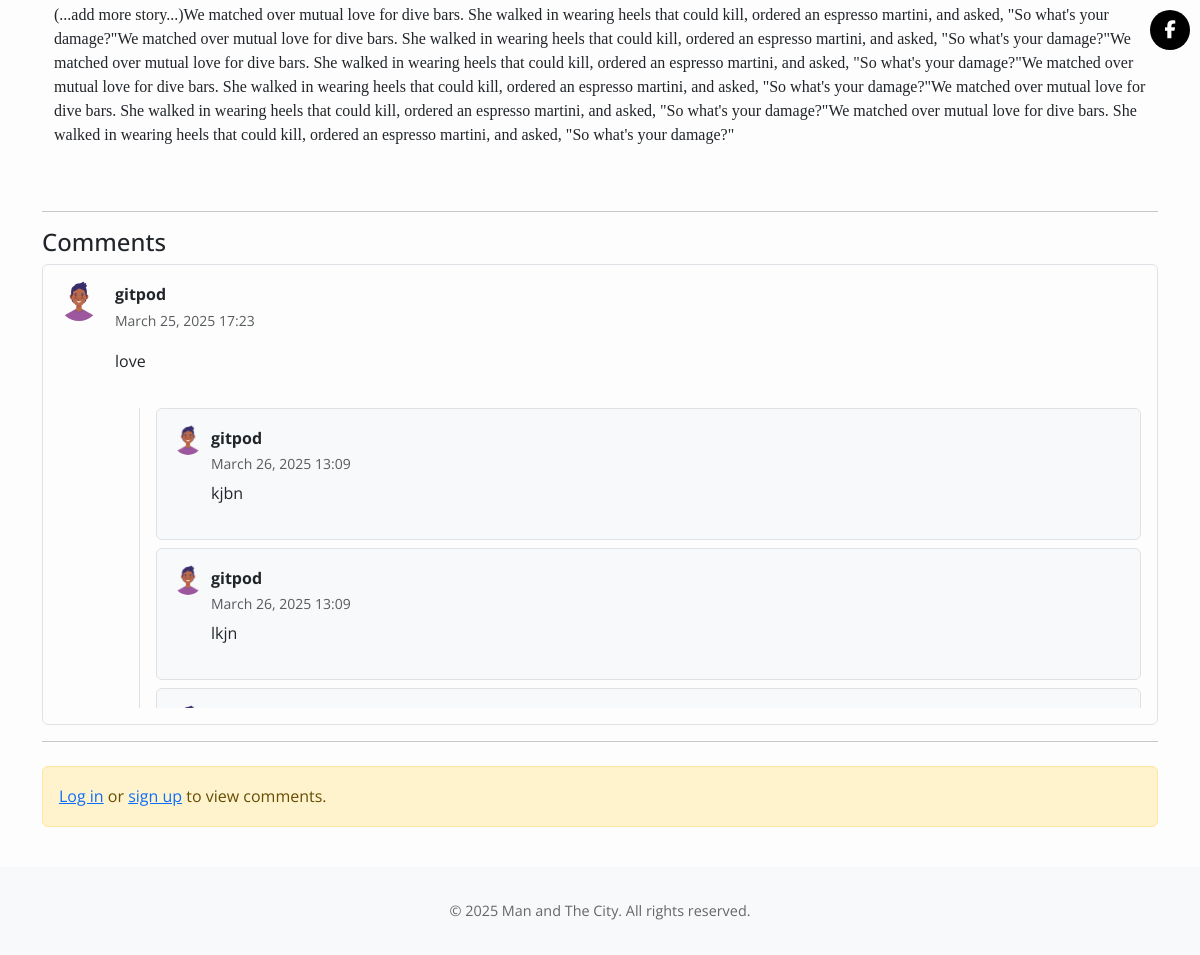
Before: /post/espresso-martini-girl/ (lower part) with the older database file.
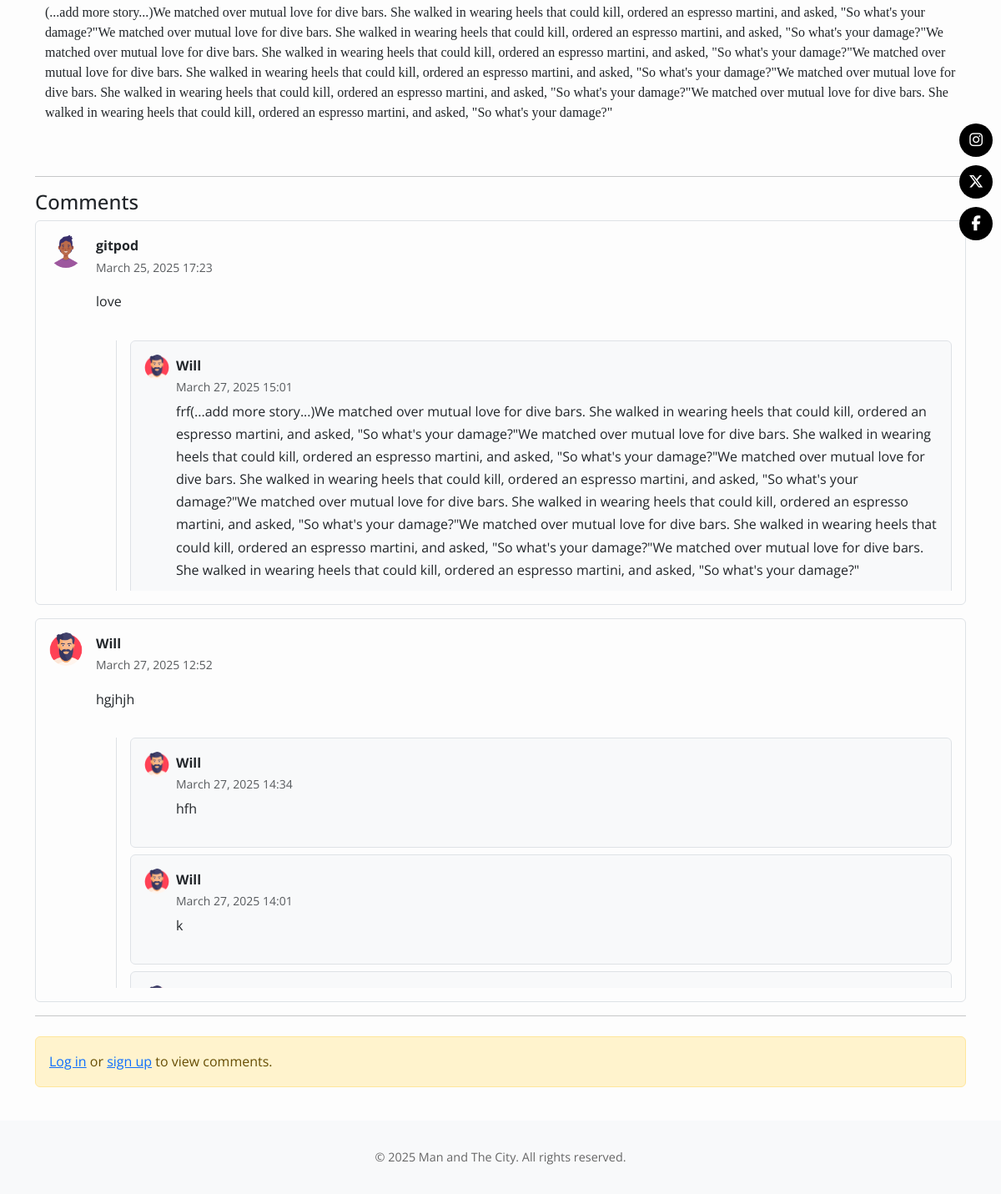
After: the same page with the newer database file.
### posts/models.py (models this page shows, shortened)
class Post(models.Model):
    CATEGORY_CHOICES = [
        ('date', 'Date Night'),
        ('ex', 'Ex Files'),
        ('fun', 'Love & Laughs'),
        ('intimate', 'The Intimate Edit'),
    ]
    title = models.CharField(max_length=200)
    slug = models.SlugField(unique=True)
    date = models.DateTimeField(default=timezone.now)
    category = models.CharField(max_length=20, choices=CATEGORY_CHOICES)
    intro = models.TextField(blank=True)
    content = RichTextUploadingField()
    is_premium = models.BooleanField(default=False)
    image = models.ImageField(upload_to='post_images/', blank=True, null=True)
    chemistry_rating = models.IntegerField(default=0)
    banter_rating = models.IntegerField(default=0)
    looks_rating = models.IntegerField(default=0)
    vibe_rating = models.IntegerField(default=0)

class Comment(models.Model):
    post = models.ForeignKey(Post, related_name='comments', on_delete=models.CASCADE)
    user = models.ForeignKey(User, on_delete=models.CASCADE)
    body = models.TextField()
    parent = models.ForeignKey('self', null=True, blank=True, related_name='replies', on_delete=models.CASCADE)
    created_at = models.DateTimeField(auto_now_add=True)

### user_accounts/models.py (models this page shows, shortened)
class Profile(models.Model):
    user = models.OneToOneField(User, on_delete=models.CASCADE)
    is_subscribed = models.BooleanField(default=False)
    avatar = models.CharField(max_length=100, default='avatar9.png')  # Avatar 9 is default

### posts/views.py (the view)
# urls.py: path('<slug:slug>/', views.post_detail, name='post_detail'),
def post_detail(request, slug):
    post = get_object_or_404(Post, slug=slug)
    top_level_comments = Comment.objects.filter(post=post, parent__isnull=True).select_related('user').prefetch_related(
        Prefetch('replies', queryset=Comment.objects.select_related('user').order_by('created_at'), to_attr='nested_replies')
    )
    is_subscribed = False
    if request.user.is_authenticated:
        is_subscribed = (
            hasattr(request.user, 'subscription') and
            request.user.subscription.is_active
        )
    if request.method == 'POST' and is_subscribed:
        form = CommentForm(request.POST)
        if form.is_valid():
            comment = form.save(commit=False)
            comment.post = post
            comment.user = request.user
            comment.save()
            return redirect('posts:post_detail', slug=slug)
    elif is_subscribed:
        form = CommentForm()
    else:
        form = None
    return render(request, 'posts/detail.html', {
        'post': post,
        'comments': top_level_comments,
        'form': form,
        'is_subscribed': is_subscribed,
    })

### posts/templates/posts/detail.html (shortened to what this page needs)
{% extends 'base.html' %}
{% load static %}
{% block content %}
<div class="container my-5">
  <div class="row">
    <div class="col">
      <div class="fs-5 post-content">
        {{ post.content|safe }}
      </div>
    </div>
  </div>
</div>
<hr>
<h4>Comments</h4>
{% for comment in comments %}
<div class="mb-3 p-3 border rounded">
  <div class="d-flex align-items-start">
    <img src="{% static 'avatars/'|add:comment.user.profile.avatar|default:'avatar9.png' %}" class="rounded-circle me-3" style="width: 40px; height: 40px;" alt="avatar">
    <div class="flex-grow-1">
      <strong>{{ comment.user.username }}</strong>
      <small class="text-muted d-block">{{ comment.created_at|date:"F j, Y H:i" }}</small>
      <p id="comment-text-{{ comment.id }}" class="mt-2">{{ comment.body|linebreaks }}</p>
      <div class="reply-section mt-3 ms-4 border-start ps-3">
        {% with replies=comment.replies.all %}
        {% if replies %}
        <div class="reply-scroll-box" style="max-height: 300px; overflow-y: auto;">
          {% for reply in replies reversed %}
          <div class="reply-box p-3 mb-2 border rounded bg-light">
            <div class="d-flex align-items-start">
              <img src="{% static 'avatars/'|add:reply.user.profile.avatar|default:'avatar9.png' %}" class="rounded-circle me-2" style="width: 30px; height: 30px;" alt="avatar">
              <div>
                <strong>{{ reply.user.username }}</strong>
                <small class="text-muted d-block">{{ reply.created_at|date:"F j, Y H:i" }}</small>
                <p class="mb-1" id="comment-text-{{ reply.id }}">{{ reply.body|linebreaks }}</p>
              </div>
            </div>
          </div>
          {% endfor %}
        </div>
        {% endif %}
        {% endwith %}
      </div>
    </div>
  </div>
</div>
{% empty %}
<p>No comments yet.</p>
{% endfor %}
<hr>
{% if request.user.is_authenticated and request.user.subscription.is_active %}
<form method="post">
  {% csrf_token %}
  {{ form.as_p }}
  <button type="submit" class="btn btn-dark btn-sm">Post Comment</button>
</form>
{% elif request.user.is_authenticated %}
<div class="alert alert-info mt-4">
  Want to join the conversation? <a href="{% url 'subscribe_tease' %}">Subscribe to comment.</a>
</div>
{% else %}
<div class="alert alert-warning mt-4">
  <a href="{% url 'account_login' %}">Log in</a> or <a href="{% url 'account_signup' %}">sign up</a> to view comments.
</div>
{% endif %}
<link rel="stylesheet" href="https://cdnjs.cloudflare.com/ajax/libs/font-awesome/6.5.0/css/all.min.css">
{% endblock %}

### templates/base.html (shortened to what this page needs)
{% load static %}
<!DOCTYPE html>
<html lang="en">
<head>
  <link href="https://cdn.jsdelivr.net/npm/bootstrap@5.3.2/dist/css/bootstrap.min.css" rel="stylesheet" />
  <link rel="stylesheet" href="https://cdnjs.cloudflare.com/ajax/libs/font-awesome/6.5.0/css/all.min.css" />
  <link rel="stylesheet" href="{% static 'css/styles.css' %}">
</head>
<body class="d-flex flex-column min-vh-100">
<div class="container py-4 flex-grow-1">
  {% block content %}{% endblock %}
</div>
<footer class="mt-auto">
  &copy; 2025 Man and The City. All rights reserved.
</footer>
<div class="floating-social">
  <a href="https://instagram.com" target="_blank"><i class="fab fa-instagram"></i></a>
  <a href="https://twitter.com" target="_blank"><i class="fab fa-x-twitter"></i></a>
  <a href="https://facebook.com" target="_blank"><i class="fab fa-facebook-f"></i></a>
</div>
</body>
</html>

### static/css/styles.css (style rules this page uses)
body { font-family: 'Georgia', serif; background-color: #fdfdfd; }
footer { background-color: #f8f9fa; padding: 2rem 0; text-align: center; font-size: 0.9rem; color: #666; }
.floating-social { position: fixed; top: 50%; right: 10px; transform: translateY(-50%); display: flex; flex-direction: column; gap: 10px; z-index: 9999; }
.floating-social a { background-color: #000; color: #fff; border-radius: 50%; width: 40px; height: 40px; display: flex; align-items: center; justify-content: center; text-decoration: none; font-size: 18px; transition: background-color 0.3s ease; }
body { font-family: 'Open Sans', sans-serif; font-size: 1rem; line-height: 1.7; color: #212529; }
.post-content { font-family: 'Playfair Display', serif; font-size: 1rem !important; line-height: 1.5; }
.reply-section { margin-left: 1.5rem; }
.reply-box { background-color: #f8f9fa; border-left: 3px solid #ccc; }

Changed rows visible on the page:
removed Comment: user.avatar (picture), user.username "gitpod", created_at "March 26, 2025 13:09", body "kjbn"
removed Comment: user.avatar (picture), user.username "gitpod", created_at "March 26, 2025 13:09", body "lkjn"
removed Comment: user.avatar (picture), shown under "gitpod"
added Comment: user.avatar (picture), user.username "Will", created_at "March 27, 2025 15:01", body "frf(...add more story...)We matched over mutual love for dive bars. She walked in wearing heels that could kill, ordered an espresso martini, and asked, \"So what's your damage?\"We matched over mutual love for dive bars. She walked in wearing heels that could kill, ordered an espresso martini, and asked, \"So what's your damage?\"We matched over mutual love for dive bars. She walked in wearing heels that could kill, ordered an espresso martini, and asked, \"So what's your damage?\"We matched over mutual love for dive bars. She walked in wearing heels that could kill, ordered an espresso martini, and asked, \"So what's your damage?\"We matched over mutual love for dive bars. She walked in wearing…", shown under "gitpod"
added Comment: user.avatar (picture), user.username "Will", created_at "March 27, 2025 12:52", body "hgjhjh", shown under "Comments"
added Comment: user.avatar (picture), user.username "Will", created_at "March 27, 2025 14:34", body "hfh"
added Comment: user.avatar (picture), user.username "Will", created_at "March 27, 2025 14:01", body "k"
added Comment: user.avatar (picture), shown under "Will"
